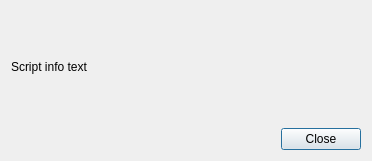
<?xml version="1.0" encoding="UTF-8"?>
<ui version="4.0">
 <class>Dialog</class>
 <widget class="QDialog" name="Dialog">
  <property name="geometry">
   <rect>
    <x>0</x>
    <y>0</y>
    <width>372</width>
    <height>161</height>
   </rect>
  </property>
  <property name="windowTitle">
   <string>Script Info</string>
  </property>
  <layout class="QVBoxLayout" name="verticalLayout_2">
   <item>
    <widget class="QLabel" name="infoLabel">
     <property name="text">
      <string>Script info text</string>
     </property>
     <property name="wordWrap">
      <bool>true</bool>
     </property>
    </widget>
   </item>
   <item>
    <widget class="QDialogButtonBox" name="buttonBox">
     <property name="orientation">
      <enum>Qt::Horizontal</enum>
     </property>
     <property name="standardButtons">
      <set>QDialogButtonBox::Close</set>
     </property>
    </widget>
   </item>
  </layout>
 </widget>
 <resources/>
 <connections>
  <connection>
   <sender>buttonBox</sender>
   <signal>accepted()</signal>
   <receiver>Dialog</receiver>
   <slot>accept()</slot>
   <hints>
    <hint type="sourcelabel">
     <x>248</x>
     <y>254</y>
    </hint>
    <hint type="destinationlabel">
     <x>157</x>
     <y>274</y>
    </hint>
   </hints>
  </connection>
  <connection>
   <sender>buttonBox</sender>
   <signal>rejected()</signal>
   <receiver>Dialog</receiver>
   <slot>reject()</slot>
   <hints>
    <hint type="sourcelabel">
     <x>316</x>
     <y>260</y>
    </hint>
    <hint type="destinationlabel">
     <x>286</x>
     <y>274</y>
    </hint>
   </hints>
  </connection>
 </connections>
</ui>
